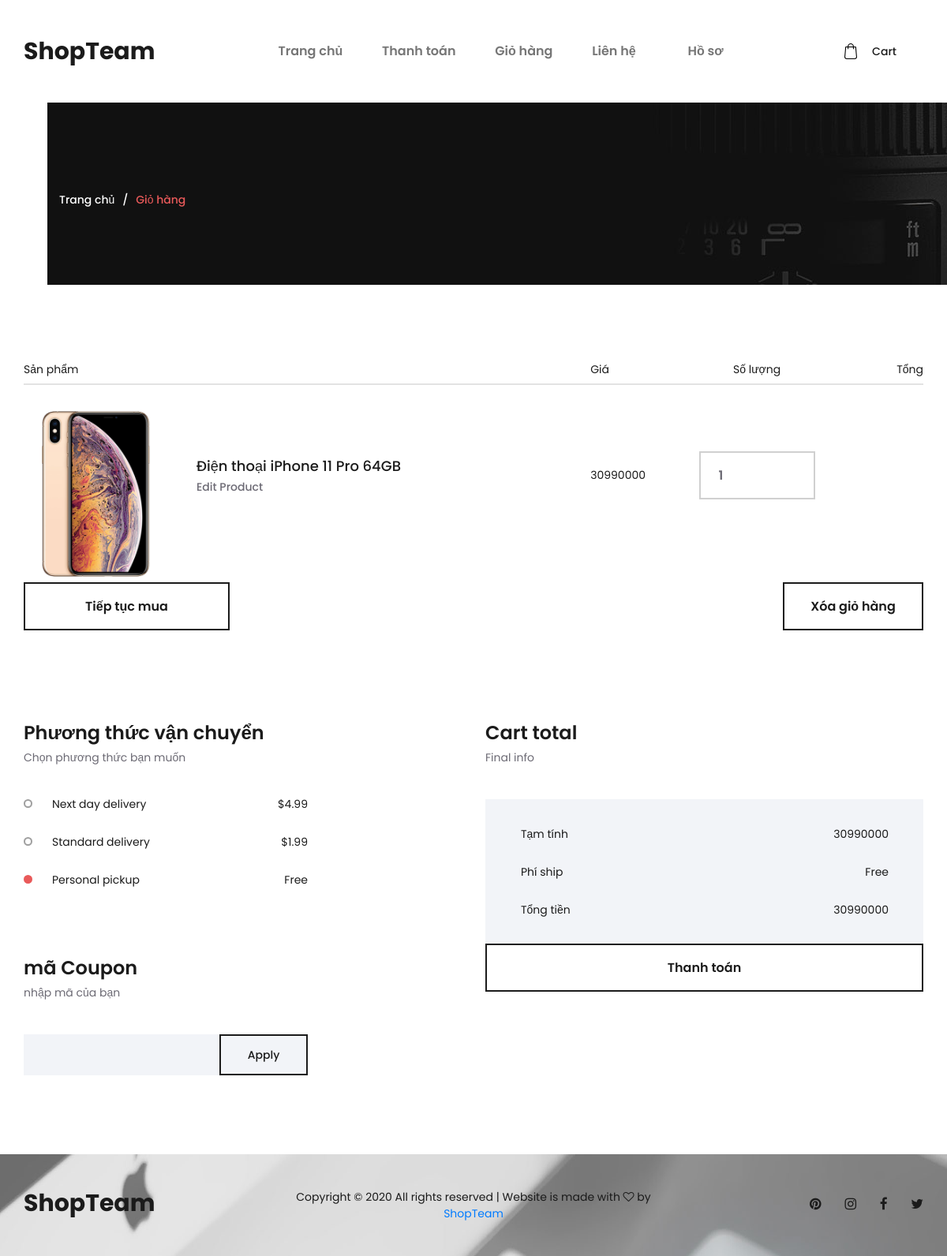
The app's page /cart/ (signed in) with its own data.
### ecom/models.py (models this page shows, shortened)
class Order(models.Model):
    product = models.ForeignKey(Product, on_delete = models.CASCADE)
    transaction = models.ForeignKey(Transaction, on_delete = models.CASCADE)
    amount = models.IntegerField("amout", default=1)
    priceOrder = models.IntegerField()

class Product(models.Model):
    name = models.CharField(max_length=500)
    price = models.IntegerField(default=0)
    description = models.TextField()
    img = models.ImageField(upload_to='imgProduct')

### ecom/views.py (the view)
# urls.py: path('cart/', views.cart, name = 'cart'),
def cart(request):
    try:
        transaction = Transaction.objects.get(firstname = request.user)
        orders = Order.objects.filter(transaction = transaction)
        tong = 0
        for i in orders:
            tong += i.amount * i.product.price
        context = {
            'objl': orders,
            'sum': tong,
        }
        return render(request, 'cart.html',context)
    except Transaction.DoesNotExist:
        raise Http404("Product does not exist")

### template/cart.html (shortened to what this page needs)
{% extends 'base.html' %}
{% load static %}
{% block link %}
<link rel="stylesheet" type="text/css" href="{% static 'styles/bootstrap4/bootstrap.min.css' %}">
<link href="{% static 'plugins/font-awesome-4.7.0/css/font-awesome.min.css' %}" rel="stylesheet" type="text/css">
<link rel="stylesheet" type="text/css" href="{% static 'styles/cart.css' %}">
<link rel="stylesheet" type="text/css" href="{% static 'styles/cart_responsive.css' %}">
{% endblock %}
{% block content %}
<div class="home">
    <div class="home_container">
        <div class="home_background"><img src="{% static 'images/cart.jpg' %}" alt=""></div>
        <div class="home_content_container">
            <div class="container">
                <div class="row">
                    <div class="col">
                        <div class="home_content">
                            <div class="breadcrumbs">
                                <ul>
                                    <li><a href="/">Trang chủ</a></li>
                                    <li>Giỏ hàng</li>
                                </ul>
                            </div>
                        </div>
                    </div>
                </div>
            </div>
        </div>
    </div>
</div>
<div class="cart_info">
    <div class="container">
        <div class="row">
            <div class="col">
                <div class="cart_info_columns clearfix">
                    <div class="cart_info_col cart_info_col_product">Sản phẩm</div>
                    <div class="cart_info_col cart_info_col_price">Giá</div>
                    <div class="cart_info_col cart_info_col_quantity">Số lượng</div>
                    <div class="cart_info_col cart_info_col_total">Tổng</div>
                </div>
            </div>
        </div>
        <div class="row cart_items_row">
            <div class="col">
                {% for i in objl %}
                <div class="cart_item d-flex flex-lg-row flex-column align-items-lg-center align-items-start justify-content-start">
                    <div class="cart_item_product d-flex flex-row align-items-center justify-content-start">
                        <div class="cart_item_image">
                            <div><img src='..\media\{{i.product.img }}' alt=""></div>
                        </div>
                        <div class="cart_item_name_container">
                            <div class="cart_item_name"><a href="#">{{i.product.name }}</a></div>
                            <div class="cart_item_edit"><a href="#">Edit Product</a></div>
                        </div>
                    </div>
                    <div class="cart_item_price">{{i.product.price }}</div>
                    <div class="cart_item_quantity">
                        <div class="product_quantity_container">
                            <div class="product_quantity clearfix">
                                <span>{{i.amount}}</span>
                            </div>
                        </div>
                    </div>
                </div>
                {%endfor%}
            </div>
        </div>
        <div class="row row_cart_buttons">
            <div class="col">
                <div class="cart_buttons d-flex flex-lg-row flex-column align-items-start justify-content-start">
                    <div class="button continue_shopping_button"><a href="{% url 'home' %}">Tiếp tục mua</a></div>
                    <div class="cart_buttons_right ml-lg-auto">
                        <div class="button clear_cart_button"><a href="{% url 'removeCart' %}">Xóa giỏ hàng</a></div>
                    </div>
                </div>
            </div>
        </div>
        <div class="row row_extra">
            <div class="col-lg-4">
                <div class="delivery">
                    <div class="section_title">Phương thức vận chuyển</div>
                    <div class="section_subtitle">Chọn phương thức bạn muốn</div>
                    <div class="delivery_options">
                        <label class="delivery_option clearfix">Next day delivery
								<span class="checkmark"></span>
								<span class="delivery_price">$4.99</span>
							</label>
                        <label class="delivery_option clearfix">Standard delivery
								<span class="checkmark"></span>
								<span class="delivery_price">$1.99</span>
							</label>
                        <label class="delivery_option clearfix">Personal pickup
								<span class="checkmark"></span>
								<span class="delivery_price">Free</span>
							</label>
                    </div>
                </div>
                <div class="coupon">
                    <div class="section_title">mã Coupon</div>
                    <div class="section_subtitle">nhập mã của bạn</div>
                    <div class="coupon_form_container">
                        <form action="#" id="coupon_form" class="coupon_form">
                            <input type="text" class="coupon_input" required="required">
                            <button class="button coupon_button"><span>Apply</span></button>
                        </form>
                    </div>
                </div>
            </div>
            <div class="col-lg-6 offset-lg-2">
                <div class="cart_total">
                    <div class="section_title">Cart total</div>
                    <div class="section_subtitle">Final info</div>
                    <div class="cart_total_container">
                        <ul>
                            <li class="d-flex flex-row align-items-center justify-content-start">
                                <div class="cart_total_title">Tạm tính</div>
                                <div class="cart_total_value ml-auto">{{sum}}</div>
                            </li>
                            <li class="d-flex flex-row align-items-center justify-content-start">
                                <div class="cart_total_title">Phí ship</div>
                                <div class="cart_total_value ml-auto">Free</div>
                            </li>
                            <li class="d-flex flex-row align-items-center justify-content-start">
                                <div class="cart_total_title">Tổng tiền</div>
                                <div class="cart_total_value ml-auto">{{sum}}</div>
                            </li>
                        </ul>
                    </div>
                    <div class="button checkout_button"><a href="{% url 'checkout'%}">Thanh toán</a></div>
                </div>
            </div>
        </div>
    </div>
</div>
{% endblock %}

### records on screen
Order: product.img (picture), product.name "Điện thoại iPhone 11 Pro 64GB", product.price "30990000", amount "1"

### other values on screen
{{ sum }} "30990000"
